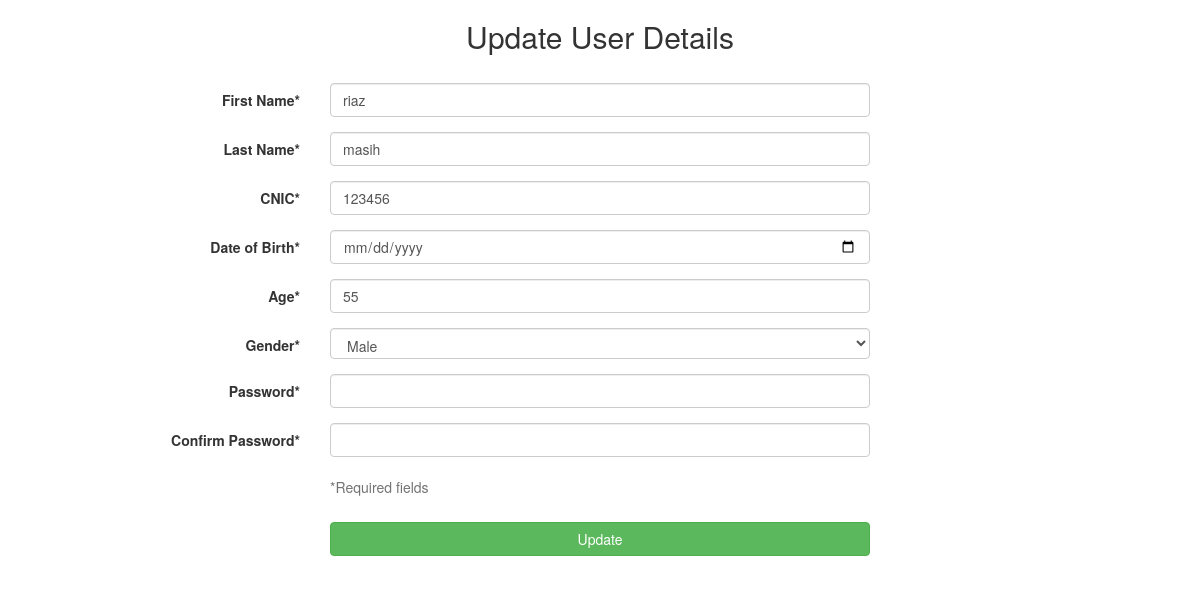
Page /usersystem/get_user/12 on the committed database.
### usersystem/models.py (models this page shows, shortened)
class Clients(models.Model):
    user_id = models.AutoField
    firstname = models.CharField(max_length=25)
    lastname = models.CharField(max_length=25)
    cnic = models.CharField(max_length=50)
    dob = models.DateField()
    age = models.IntegerField(default=0)
    gender = models.CharField(max_length=25)
    password = models.CharField(max_length=25)
    status = models.IntegerField(default=0)

### usersystem/views.py (the view)
# urls.py: path('get_user/<int:myid>', views.get_user, name="get_user"),
def get_user(request, myid):
    user = Clients.objects.get(id=myid)
    data = {'user': user}
    return render(request, 'update_user.html', data)

### usersystem/templates/update_user.html (shortened to what this page needs)
<link href="//maxcdn.bootstrapcdn.com/bootstrap/4.0.0/css/bootstrap.min.css" rel="stylesheet" id="bootstrap-css">
<link href="//netdna.bootstrapcdn.com/bootstrap/3.2.0/css/bootstrap.min.css" rel="stylesheet" id="bootstrap-css">
<div class="container">
    <h2 style="text-align:center">Update User Details</h2><br>
</div>
<div class="container">
    <form class="form-horizontal" action="{% url 'usersystem:update_user' user.id %}" method="POST" enctype="multipart/form-data"> {% csrf_token %}
                <div class="form-group">
                    <label for="firstname" class="col-sm-3 control-label">First Name*</label>
                    <div class="col-sm-6">
                        <input type="text" name="firstname" required value="{{user.firstname}}" class="form-control" autofocus>
                    </div>
                </div>
                <div class="form-group">
                    <label for="lastname" class="col-sm-3 control-label">Last Name*</label>
                    <div class="col-sm-6">
                        <input type="text" name="lastname" required value="{{user.lastname}}" class="form-control">
                    </div>
                </div>
                <div class="form-group">
                    <label for="cnic" class="col-sm-3 control-label">CNIC* </label>
                    <div class="col-sm-6">
                        <input type="phoneNumber" name="cnic" pattern="[0-9]{13}" value="{{user.cnic}}" class="form-control">
                    </div>
                </div>
                <div class="form-group">
                    <label for="dob" class="col-sm-3 control-label">Date of Birth*</label>
                    <div class="col-sm-6">
                        <input type="date" name="date" required class="form-control">
                    </div>
                </div>
                <div class="form-group">
                    <label for="age" class="col-sm-3 control-label">Age* </label>
                    <div class="col-sm-6">
                        <input type="number" name="age" min="18" max="100" required value="{{user.age}}" class="form-control">
                    </div>
                </div>
                <div class="form-group">
                    <label for="gender" class="col-sm-3 control-label">Gender* </label>
                    <div class="col-sm-6">
                        <select class="form-control form-control-lg" value="{{user.gender}}  name="gender">
                            <option>Male</option>
                          </select>
                    </div>
                </div>
                <div class="form-group">
                    <label for="password" class="col-sm-3 control-label">Password*</label>
                    <div class="col-sm-6">
                        <input type="password" name="password" id="password" required  class="form-control">
                    </div>
                </div>
                <div class="form-group">
                    <label for="confirmPassword" class="col-sm-3 control-label">Confirm Password*</label>
                    <div class="col-sm-6">
                        <input type="password" id="confirmpassword"  class="form-control">
                    </div>
                </div>
                <div class="form-group">
                    <div class="col-sm-6 col-sm-offset-3">
                        <span class="help-block">*Required fields</span>
                    </div>
                </div>
                <div class="form-group">
                    <div class="col-sm-6 col-sm-offset-3">
                        <button type="submit" class="btn btn-success btn-block">Update</button>
                    </div>
                </div>
            </form>
        </div>

### rows in the picture
Clients: firstname "riaz", lastname "masih", cnic "123456", age "55", gender "Male"
